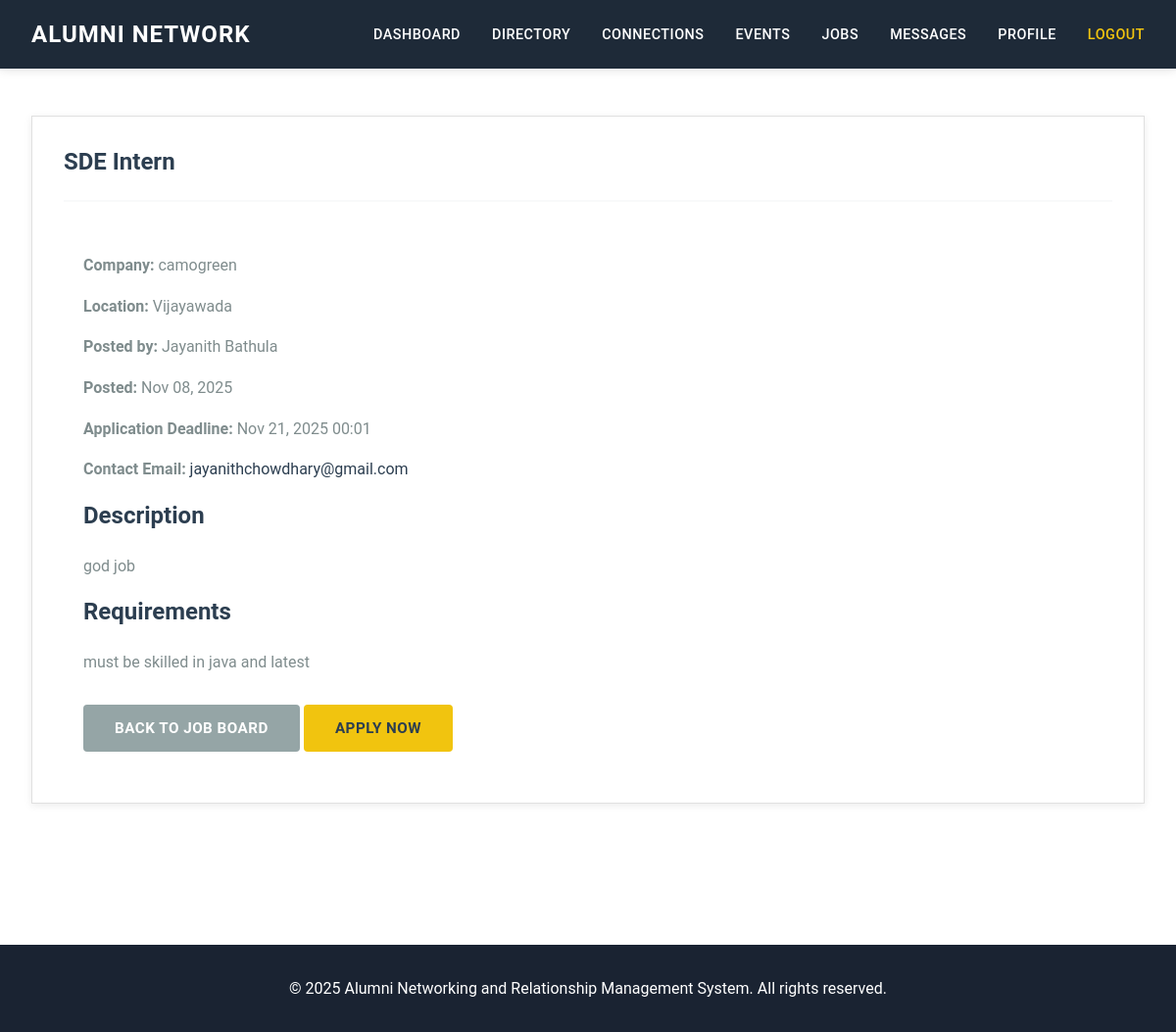
The app's page /jobdetails/1 (signed in) with its own data.
### adminapp/models.py (models this page shows, shortened)
class JobPosting(models.Model):
    id = models.AutoField(primary_key=True)
    title = models.CharField(max_length=200, blank=False)
    company = models.CharField(max_length=100, blank=False)
    location = models.CharField(max_length=100, blank=True)
    description = models.TextField(blank=True)
    requirements = models.TextField(blank=True)
    posted_by = models.ForeignKey(Alumni, on_delete=models.CASCADE, related_name='job_postings')
    posted_at = models.DateTimeField(auto_now_add=True)
    application_deadline = models.DateTimeField(null=True, blank=True)
    is_active = models.BooleanField(default=True)
    contact_email = models.CharField(max_length=100, blank=True)
    class Meta:
        db_table = "job_posting_table"

class Alumni(models.Model):
    id=models.AutoField(primary_key=True)
    alumniid=models.BigIntegerField(blank=False,unique=True)
    fullname=models.CharField(max_length=100,blank=False)
    gender=models.CharField(max_length=20,blank=False)
    department=models.CharField(max_length=50,blank=False)
    program = models.CharField(max_length=50, blank=False)
    graduation_year = models.IntegerField(blank=False)
    current_position = models.CharField(max_length=100, blank=True)
    company = models.CharField(max_length=100, blank=True)
    location = models.CharField(max_length=100, blank=True)
    linkedin = models.URLField(max_length=200, blank=True)
    bio = models.TextField(blank=True)
    password=models.CharField(max_length=100,blank=False,default="Alumni123")
    email=models.CharField(max_length=100,blank=False,unique=True)
    contact=models.CharField(max_length=20,blank=False,unique=True)
    profile_picture = models.ImageField(upload_to='alumni_profiles/', blank=True, null=True)
    is_approved = models.BooleanField(default=False)
    created_at = models.DateTimeField(auto_now_add=True)
    class Meta:
        db_table = "alumni_table"

### studentapp/views.py (the view)
# urls.py: path("jobdetails/<int:job_id>", views.jobdetails, name="jobdetails"),
def jobdetails(request, job_id):
    if 'role' not in request.session or request.session['role'] != 'alumni':
        messages.error(request, 'Please login first!')
        return redirect('login')
    job = get_object_or_404(JobPosting, id=job_id)
    context = {
        'job': job,
    }
    return render(request, 'alumni/jobdetails.html', context)

### templates/alumni/jobdetails.html
{% extends 'base.html' %}
{% block content %}
<div class="card">
    <div class="card-header">
        <h2 class="card-title">{{ job.title }}</h2>
    </div>
    <div style="padding: 20px;">
        <p><strong>Company:</strong> {{ job.company }}</p>
        <p><strong>Location:</strong> {{ job.location|default:"Not specified" }}</p>
        <p><strong>Posted by:</strong> {{ job.posted_by.fullname }}</p>
        <p><strong>Posted:</strong> {{ job.posted_at|date:"M d, Y" }}</p>
        {% if job.application_deadline %}
        <p><strong>Application Deadline:</strong> {{ job.application_deadline|date:"M d, Y H:i" }}</p>
        {% endif %}
        {% if job.contact_email %}
        <p><strong>Contact Email:</strong> <a href="mailto:{{ job.contact_email }}">{{ job.contact_email }}</a></p>
        {% endif %}
        {% if job.description %}
        <div style="margin-top: 20px;">
            <h4>Description</h4>
            <p>{{ job.description|linebreaks }}</p>
        </div>
        {% endif %}
        {% if job.requirements %}
        <div style="margin-top: 20px;">
            <h4>Requirements</h4>
            <p>{{ job.requirements|linebreaks }}</p>
        </div>
        {% endif %}
        <div style="margin-top: 30px;">
            <a href="{% url 'jobboard' %}" class="btn btn-secondary">Back to Job Board</a>
            {% if job.contact_email %}
            <a href="mailto:{{ job.contact_email }}?subject=Application for {{ job.title }}" class="btn btn-primary">Apply Now</a>
            {% endif %}
        </div>
    </div>
</div>
{% endblock %}

### static/css/style.css (style rules this page uses)
* { margin: 0; padding: 0; box-sizing: border-box; }
:root { --primary-dark: #1a2332; --primary-blue: #2c3e50; --nav-dark: #1e2a38; --white: #ffffff; --yellow: #f1c40f; --yellow-dark: #d4ac0d; --gray-light: #f8f9fa; --gray: #95a5a6; --gray-dark: #7f8c8d; --gray-darker: #34495e; --text-dark: #2c3e50; --text-gray: #7f8c8d; --text-light: #95a5a6; --font-primary: 'Roboto', -apple-system, BlinkMacSystemFont, 'Segoe UI', sans-serif; --font-heading: 'Montserrat', 'Roboto', sans-serif; --spacing-xs: 0.5rem; --spacing-sm: 1rem; --spacing-md: 1.5rem; --spacing-lg: 2rem; --spacing-xl: 3rem; --spacing-2xl: 4rem; --transition: all 0.3s ease; }
body { font-family: var(--font-primary); font-size: 16px; line-height: 1.6; color: var(--text-dark); background-color: var(--white); -webkit-font-smoothing: antialiased; }
h1, h2, h3, h4, h5, h6 { font-family: var(--font-heading); font-weight: 700; line-height: 1.2; color: var(--text-dark); margin-bottom: var(--spacing-md); }
h2 { font-size: 2rem; }
h4 { font-size: 1.5rem; }
p { margin-bottom: var(--spacing-sm); color: var(--text-gray); }
a { color: var(--primary-blue); text-decoration: none; transition: var(--transition); }
.card { background: var(--white); border: 1px solid #e0e0e0; padding: var(--spacing-lg); margin-bottom: var(--spacing-lg); box-shadow: 0 2px 8px rgba(0, 0, 0, 0.08); transition: var(--transition); }
.card-header { border-bottom: 2px solid var(--gray-light); padding-bottom: var(--spacing-md); margin-bottom: var(--spacing-lg); }
.card-title { font-size: 1.5rem; font-weight: 700; color: var(--text-dark); margin-bottom: 0; }
.btn { display: inline-block; padding: 0.75rem 2rem; font-size: 0.95rem; font-weight: 600; text-transform: uppercase; letter-spacing: 0.5px; border: none; border-radius: 4px; cursor: pointer; transition: var(--transition); text-decoration: none; text-align: center; }
.btn-primary { background: var(--yellow); color: var(--text-dark); }
.btn-secondary { background: var(--gray); color: var(--white); }

### records on screen
JobPosting: title "SDE Intern", company "camogreen", location "Vijayawada", posted_by.fullname "Jayanith Bathula", posted_at "Nov 08, 2025", application_deadline "Nov 21, 2025 00:01", contact_email "jayanithchowdhary@gmail.com", description "god job", requirements "must be skilled in java and latest"
